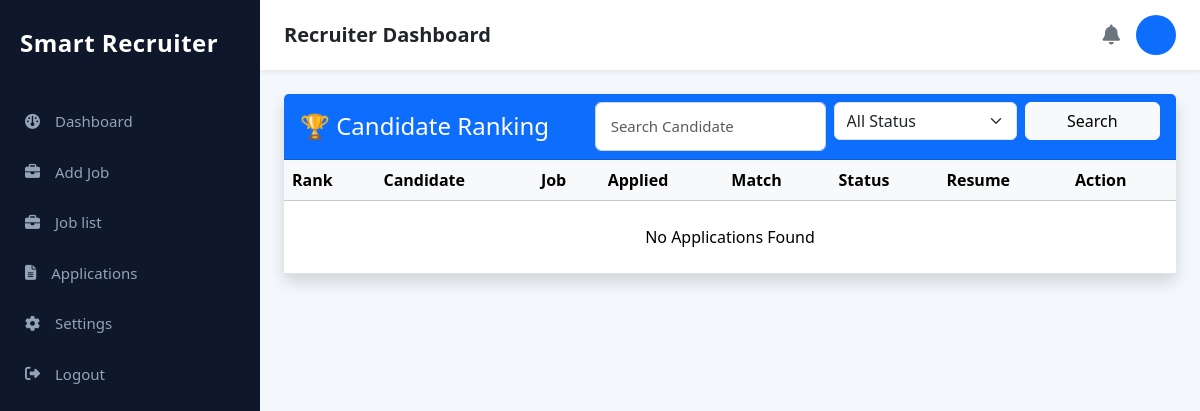
Page /applications/ on the earlier database version.
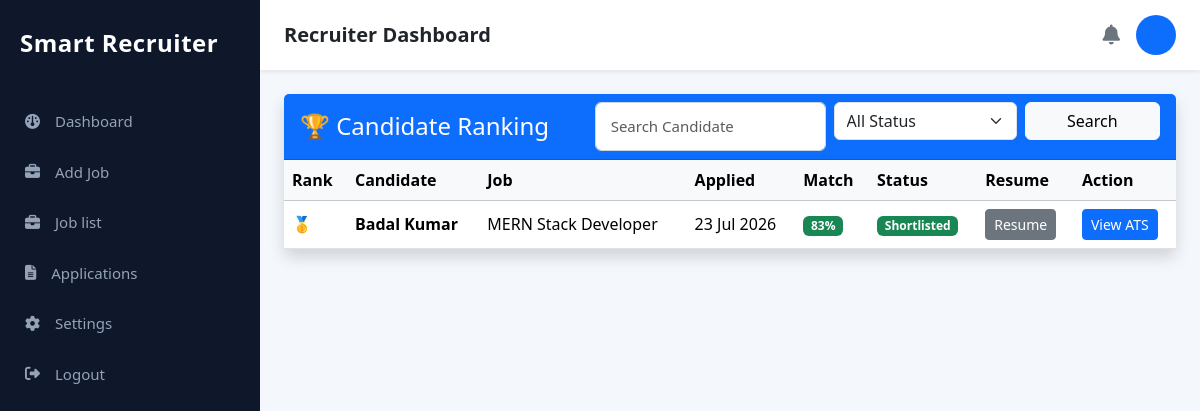
Same page on the later database version.
### applications/models.py (models this page shows)
class Application(models.Model):
    STATUS = (
        ("Pending", "Pending"),
        ("Shortlisted", "Shortlisted"),
        ("Interview", "Interview"),
        ("Rejected", "Rejected"),
        ("Selected", "Selected"),
    )
    user = models.ForeignKey(User, on_delete=models.CASCADE)
    projects = models.TextField(blank=True)
    certifications = models.TextField(blank=True)
    job = models.ForeignKey(Job, on_delete=models.CASCADE)
    last_seen = models.DateTimeField(auto_now=True)
    resume = models.FileField(upload_to="resumes/")
    status = models.CharField(
    max_length=20,
    choices=STATUS,
    default="Pending"
    )
    education = models.CharField(
    max_length=200,
    blank=True
    )
    experience = models.CharField(
    max_length=200,
    blank=True
    )
    skills = models.TextField(
    blank=True
    )
    ai_summary = models.TextField(
    blank=True
    )
    recruiter_notes = models.TextField(
    blank=True
        )
    match_score = models.IntegerField(default=85)
    applied_at = models.DateTimeField(auto_now_add=True)
    interview_date = models.DateField(
    null=True,
    blank=True
    )
    interview_time = models.TimeField(
    null=True,
    blank=True
    )
    interview_mode = models.CharField(
    max_length=50,
    blank=True
    )
    meeting_link = models.URLField(
    blank=True
    )

### job/models.py (models this page shows, shortened)
class Job(models.Model):
    JOB_TYPES = (
        ("Full Time", "Full Time"),
        ("Part Time", "Part Time"),
        ("Internship", "Internship"),
        ("Contract", "Contract"),
        ("Remote", "Remote"),
    )
    WORK_MODE = (
        ("Onsite", "Onsite"),
        ("Remote", "Remote"),
        ("Hybrid", "Hybrid"),
    )
    STATUS = (
        ("Active", "Active"),
        ("Closed", "Closed"),
    )
    EXPERIENCE = (
        ("Fresher", "Fresher"),
        ("0-1 Years", "0-1 Years"),
        ("1-3 Years", "1-3 Years"),
        ("3-5 Years", "3-5 Years"),
        ("5+ Years", "5+ Years"),
    )
    title = models.CharField(max_length=200)
    company = models.CharField(max_length=200)
    location = models.CharField(max_length=200)
    work_mode = models.CharField(
        max_length=20,
        choices=WORK_MODE,
        default="Onsite"
    )
    job_type = models.CharField(
        max_length=30,
        choices=JOB_TYPES,
        default="Full Time"
    )
    experience = models.CharField(
        max_length=30,
        choices=EXPERIENCE,
        default="Fresher"
    )
    education = models.CharField(max_length=200)
    applicants = models.PositiveIntegerField(default=0)
    salary = models.CharField(max_length=100)
    openings = models.PositiveIntegerField(default=1)
    skills = models.TextField(
        help_text="Example: Python, Django, SQL, REST API"
    )
    responsibilities = models.TextField()
    requirements = models.TextField()
    benefits = models.TextField(blank=True)
    description = models.TextField()
    deadline = models.DateField(default=timezone.now)
    status = models.CharField(
        max_length=20,
        choices=STATUS,
        default="Active"
    )
    created_at = models.DateTimeField(auto_now_add=True)

### applications/views.py (the view)
# urls.py: path("", views.application_list, name="application_list"),
def application_list(request):
    applications = (
        Application.objects
        .select_related("user", "job")
        .order_by("-applied_at")
    )
    return render(
        request,
        "recruiter/application_list.html",
        {
            "applications": applications
        }
    )

### templates/recruiter/application_list.html (shortened to what the changed rows need)
{% extends "recruiter/recruiter_base.html" %}
{% block content %}
<div class="container-fluid mt-4">
    <div class="card shadow border-0">
        <div class="table-responsive">
            <table class="table table-hover align-middle mb-0">
                <thead class="table-light">
                <tr>
                    <th>Rank</th>
                    <th>Candidate</th>
                    <th>Job</th>
                    <th>Applied</th>
                    <th>Match</th>
                    <th>Status</th>
                    <th>Resume</th>
                    <th>Action</th>
                </tr>
                </thead>
                <tbody>
                {% for application in applications %}
                <tr>
                    <td>
                        {% if forloop.counter == 1 %}
                            🥇
                        {% elif forloop.counter == 2 %}
                            🥈
                        {% elif forloop.counter == 3 %}
                            🥉
                        {% else %}
                            {{ forloop.counter }}
                        {% endif %}
                    </td>
                    <td>
                        <strong>
                            {{ application.user.username }}
                        </strong>
                    </td>
                    <td>
                        {{ application.job.title }}
                    </td>
                    <td>
                        {{ application.applied_at|date:"d M Y" }}
                    </td>
                    <td>
                        {% if application.match_score >= 80 %}
                            <span class="badge bg-success">
                                {{ application.match_score }}%
                            </span>
                        {% elif application.match_score >= 60 %}
                            <span class="badge bg-warning text-dark">
                                {{ application.match_score }}%
                            </span>
                        {% else %}
                            <span class="badge bg-danger">
                                {{ application.match_score }}%
                            </span>
                        {% endif %}
                    </td>
                    <td>
                        {% if application.status == "Pending" %}
                            <span class="badge bg-warning">
                                Pending
                            </span>
                        {% elif application.status == "Shortlisted" %}
                            <span class="badge bg-success">
                                Shortlisted
                            </span>
                        {% elif application.status == "Rejected" %}
                            <span class="badge bg-danger">
                                Rejected
                            </span>
                        {% elif application.status == "Interview" %}
                            <span class="badge bg-info">
                                Interview
                            </span>
                        {% else %}
                            <span class="badge bg-primary">
                                Selected
                            </span>
                        {% endif %}
                    </td>
                    <td>
                        {% if application.resume %}
                        <a
                            href="{{ application.resume.url }}"
                            target="_blank"
                            class="btn btn-secondary btn-sm">
                            Resume
                        </a>
                        {% else %}
                        <span class="text-danger">
                            No Resume
                        </span>
                        {% endif %}
                    </td>
                    <td>
                        <a
                            href="{% url 'application_detail' application.id %}"
                            class="btn btn-primary btn-sm">
                            View ATS
                        </a>
                    </td>
                </tr>
                {% empty %}
                <tr>
                    <td colspan="8" class="text-center py-4">
                        No Applications Found
                    </td>
                </tr>
                {% endfor %}
                </tbody>
            </table>
        </div>
    </div>
</div>
{% endblock %}

Differences in the rows shown:
added Application: user.username "Badal Kumar", job "MERN Stack Developer", applied_at "23 Jul 2026", match_score "83", status "Shortlisted"
Other differences:
text no longer shown: "No Applications Found"
